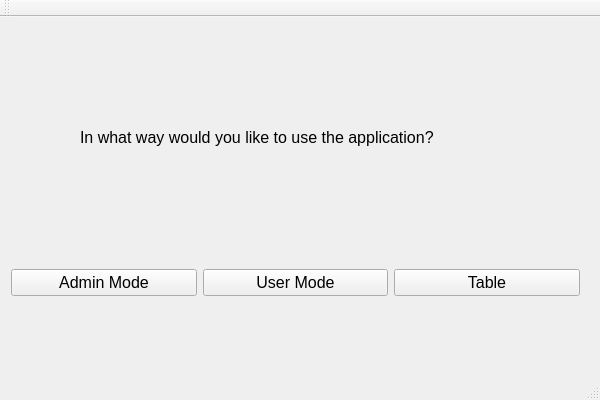
<?xml version="1.0" encoding="UTF-8"?>
<ui version="4.0">
 <class>MainWindowClass</class>
 <widget class="QMainWindow" name="MainWindowClass">
  <property name="geometry">
   <rect>
    <x>0</x>
    <y>0</y>
    <width>600</width>
    <height>400</height>
   </rect>
  </property>
  <property name="windowTitle">
   <string>MainWindow</string>
  </property>
  <widget class="QWidget" name="centralWidget">
   <widget class="QLabel" name="label">
    <property name="geometry">
     <rect>
      <x>80</x>
      <y>80</y>
      <width>481</width>
      <height>81</height>
     </rect>
    </property>
    <property name="font">
     <font>
      <pointsize>12</pointsize>
     </font>
    </property>
    <property name="text">
     <string>In what way would you like to use the application?</string>
    </property>
   </widget>
   <widget class="QWidget" name="layoutWidget">
    <property name="geometry">
     <rect>
      <x>0</x>
      <y>200</y>
      <width>591</width>
      <height>131</height>
     </rect>
    </property>
    <layout class="QHBoxLayout" name="buttonsLayout">
     <item>
      <widget class="QPushButton" name="adminButton">
       <property name="font">
        <font>
         <pointsize>12</pointsize>
        </font>
       </property>
       <property name="text">
        <string>Admin Mode</string>
       </property>
      </widget>
     </item>
     <item>
      <widget class="QPushButton" name="userButton">
       <property name="font">
        <font>
         <pointsize>12</pointsize>
        </font>
       </property>
       <property name="text">
        <string>User Mode</string>
       </property>
      </widget>
     </item>
     <item>
      <widget class="QPushButton" name="tableButton">
       <property name="font">
        <font>
         <pointsize>12</pointsize>
        </font>
       </property>
       <property name="text">
        <string>Table</string>
       </property>
      </widget>
     </item>
    </layout>
   </widget>
  </widget>
  <widget class="QMenuBar" name="menuBar">
   <property name="geometry">
    <rect>
     <x>0</x>
     <y>0</y>
     <width>600</width>
     <height>26</height>
    </rect>
   </property>
  </widget>
  <widget class="QToolBar" name="mainToolBar">
   <attribute name="toolBarArea">
    <enum>TopToolBarArea</enum>
   </attribute>
   <attribute name="toolBarBreak">
    <bool>false</bool>
   </attribute>
  </widget>
  <widget class="QStatusBar" name="statusBar"/>
 </widget>
 <layoutdefault spacing="6" margin="11"/>
 <resources>
  <include location="MainWindow.qrc"/>
 </resources>
 <connections/>
</ui>
